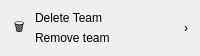
           <widget class="QFrame" name="cardDelete">
            <property name="minimumSize">
             <size>
              <width>0</width>
              <height>56</height>
             </size>
            </property>
            <property name="maximumSize">
             <size>
              <width>16777215</width>
              <height>56</height>
             </size>
            </property>
            <property name="cursor">
             <cursorShape>PointingHandCursor</cursorShape>
            </property>
            <property name="frameShape">
             <enum>QFrame::Shape::NoFrame</enum>
            </property>
            <layout class="QHBoxLayout" name="cardDeleteLayout">
             <property name="spacing">
              <number>10</number>
             </property>
             <property name="leftMargin">
              <number>14</number>
             </property>
             <property name="topMargin">
              <number>8</number>
             </property>
             <property name="rightMargin">
              <number>12</number>
             </property>
             <property name="bottomMargin">
              <number>8</number>
             </property>
             <item>
              <widget class="QLabel" name="cardDeleteIcon">
               <property name="text">
                <string>🗑️</string>
               </property>
              </widget>
             </item>
             <item>
              <layout class="QVBoxLayout" name="cardDeleteTextLayout">
               <property name="spacing">
                <number>0</number>
               </property>
               <property name="leftMargin">
                <number>0</number>
               </property>
               <property name="topMargin">
                <number>0</number>
               </property>
               <property name="rightMargin">
                <number>0</number>
               </property>
               <property name="bottomMargin">
                <number>0</number>
               </property>
               <item>
                <widget class="QLabel" name="cardDeleteTitle">
                 <property name="text">
                  <string>Delete Team</string>
                 </property>
                </widget>
               </item>
               <item>
                <widget class="QLabel" name="cardDeleteSub">
                 <property name="text">
                  <string>Remove team</string>
                 </property>
                </widget>
               </item>
              </layout>
             </item>
             <item>
              <spacer name="spacer10">
               <property name="orientation">
                <enum>Qt::Orientation::Horizontal</enum>
               </property>
               <property name="sizeHint" stdset="0">
                <size>
                 <width>20</width>
                 <height>20</height>
                </size>
               </property>
              </spacer>
             </item>
             <item>
              <widget class="QLabel" name="cardDeleteChevron">
               <property name="text">
                <string>›</string>
               </property>
              </widget>
             </item>
            </layout>
           </widget>
